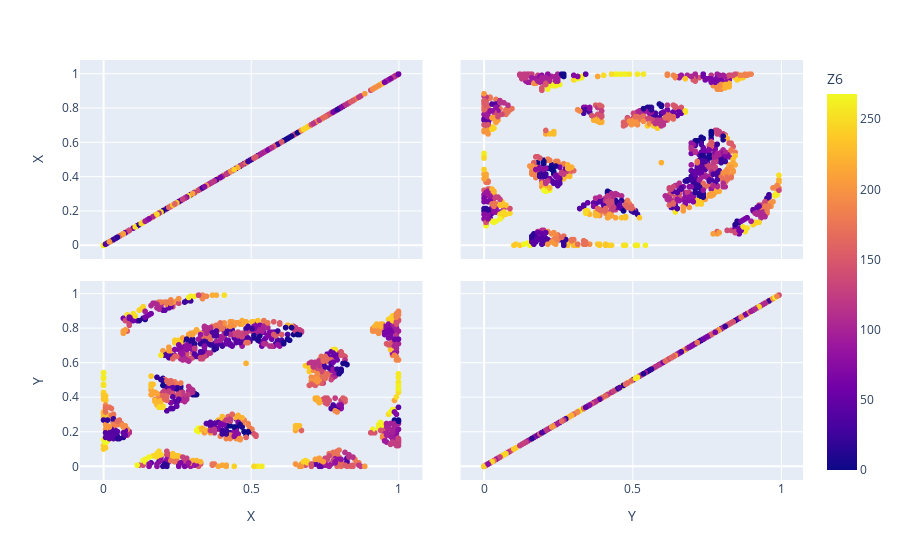

The notebook cell this image was saved under:
### Code cell
classix_distance=Extractor.classix(group_merging_mode='distance',minPts=minPts_best_distance,radius=radius_best_distance,scale=scale_best_distance)
classix_distance.fit(X_train)
Y_pred_distance=classix_distance.predict(X_test)
df_pred_distance=pd.DataFrame(pd.concat([pd.DataFrame(X_test,columns=['X','Y']),pd.DataFrame(Y_pred_distance,columns=[select_name_Z])],axis=1))
print('Plot of target: ',select_name_Z,'\n')
fig = px.scatter_matrix(df_pred_distance,
    dimensions=['X','Y'],
    color=select_name_Z)
fig.show()

### Figure 1 — Plotly figure (JSON) as saved in the notebook; plotly's stock layout.template omitted (floating-point values rounded to 4 significant figures; data arrays with more than 128 entries replaced by an {"elided": "..."} marker saying what was removed)
{"data": [{"dimensions": [{"axis": {"matches": true}, "label": "X", "values": {"elided": "1071 float values"}}, {"axis": {"matches": true}, "label": "Y", "values": {"elided": "1071 float values"}}], "hovertemplate": "%{xaxis.title.text}=%{x}<br>%{yaxis.title.text}=%{y}<br>Z6=%{marker.color}<extra></extra>", "legendgroup": "", "marker": {"color": {"elided": "1071 int values"}, "coloraxis": "coloraxis", "symbol": "circle"}, "name": "", "showlegend": false, "type": "splom"}], "layout": {"coloraxis": {"colorbar": {"title": {"text": "Z6"}}, "colorscale": [[0, "#0d0887"], [0.1111, "#46039f"], [0.2222, "#7201a8"], [0.3333, "#9c179e"], [0.4444, "#bd3786"], [0.5556, "#d8576b"], [0.6667, "#ed7953"], [0.7778, "#fb9f3a"], [0.8889, "#fdca26"], [1, "#f0f921"]]}, "dragmode": "select", "legend": {"tracegroupgap": 0}, "margin": {"t": 60}}}
